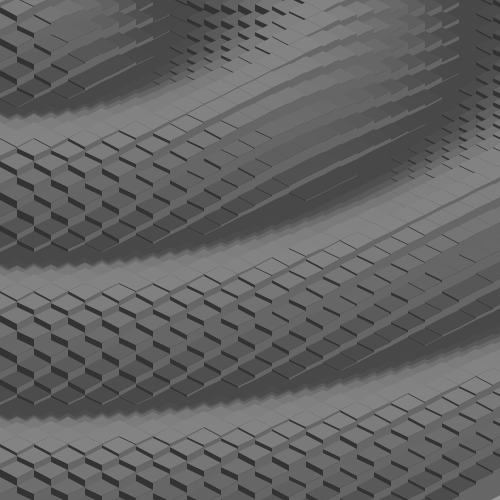
Frame 1 (no input)
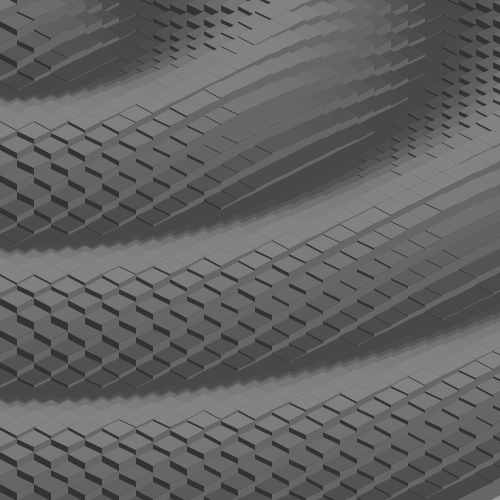
Frame 60 (the mouse pressed at the canvas centre just before this capture)
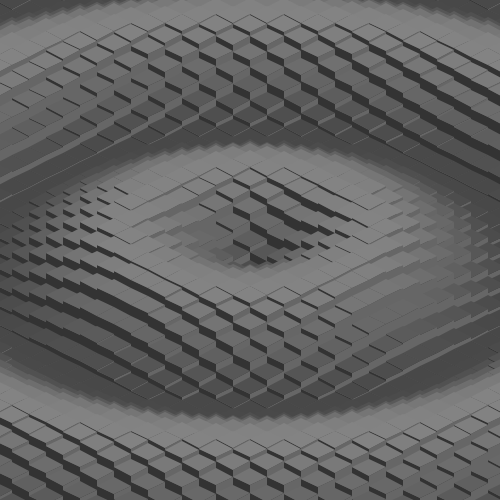
Frame 120 (the mouse held since frame 60 and released just before this capture)

The Processing sketch that drew these frames (run headless with seeded random() and noise(); from frame 60 on, the mouse is pressed at the canvas centre):

// Processing sketch: processing_27461
// ── processing_27461.pde

/*
Modified by Alastair Gray. (Original by Jared "BlueThen" C,  'Wavy'.)
*/

float compression = .5;
float a;
float speed = 0.8;

void setup()
{

  size(500,500);
  colorMode(HSB, 10);
  
  //compression = (dist(mouseX,mouseY, width/500.0,height/500.0)*compression++);
  
  
  noStroke();

  frameRate(30);
}
void draw()
{

  speed = (width/2-dist(mouseX,mouseY, width/2,height/2)) / (width/2);
  /*
  if (mouseX < width-100 > width-400, mouseY < height-100 > height-400){
   
    compression = .88;
    
  }else{
    compression = .55;
  }
}

*/

    //When "i" is less than "35"...
   


  a -= speed;

  background(6);

  for (int x = -42; x < 42; x++) {
    for (int z = -42; z < 42; z++) {

      //for (int y = int(10 * cos(0.55 * distance(x,z,0,0) - a))); halfw+halfh >= 250; int a -= 0.5;)  {     


      int y = int(24 * cos(compression * distance(x,z,0,0) - a));





      float xm = x*17 -8.5;
      float xt = x*17 +8.5;
      float zm = z*17 -8.5;
      float zt = z*17 +8.5;

      int halfw = mouseX;
      int halfh = mouseY;


      int isox1 = int(xm - zm + halfw);
      int isoy1 = int((xm + zm) * 0.5 + halfh);
      int isox2 = int(xm - zt + halfw);
      int isoy2 = int((xm + zt) * 0.5 + halfh);
      int isox3 = int(xt - zt + halfw);
      int isoy3 = int((xt + zt) * 0.5 + halfh);
      int isox4 = int(xt - zm + halfw);
      int isoy4 = int((xt + zm) * 0.5 + halfh);

      fill (2);
      quad(isox2, isoy2-y, isox3, isoy3-y, isox3, isoy3+40, isox2, isoy2+40);
      fill (4);
      quad(isox3, isoy3-y, isox4, isoy4-y, isox4, isoy4+40, isox3, isoy3+40);


      fill(4 + y * 0.05);
      quad(isox1, isoy1-y, isox2, isoy2-y, isox3, isoy3-y, isox4, isoy4-y);
    }
  }
}
  



float distance(float x,float y,float cx,float cy) {
  return sqrt(sq(cx - x) + sq(cy - y));
}
